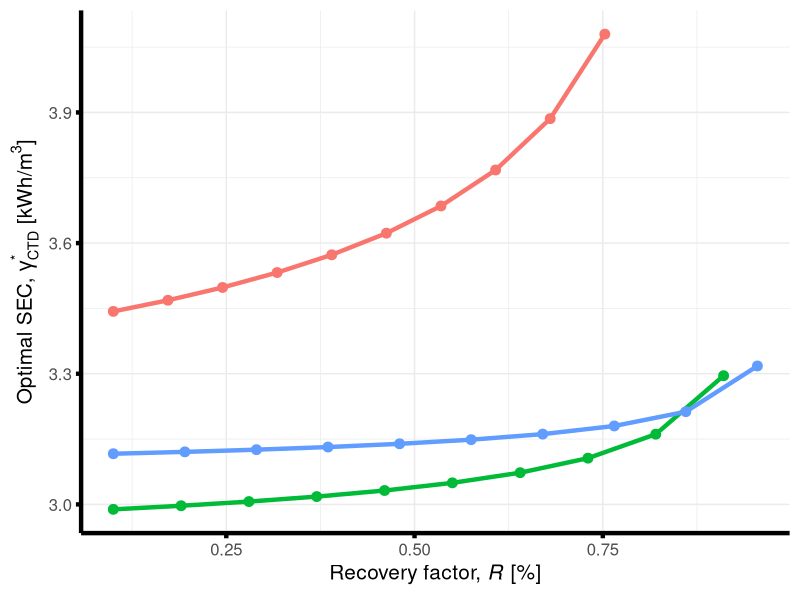

Write the R code that produced this figure.
# Load necessary libraries
library(ggplot2)
library(pracma)

# Set plot theme
theme_set(theme_minimal(base_size = 15, base_family = "serif") + theme(text = element_text(size = 15)))

# Define the data
data <- matrix(c(1, 0.0292895, 0.0074324, 2.92895e-02,
                 2, 0.113752, 0.030239, 5.68760e-02,
                 3, 0.255394, 0.074549, 8.51314e-02,
                 4, 0.391834, 0.129176, 9.79584e-02,
                 5, 0.464199, 0.16741, 9.28397e-02,
                 6, 0.463196, 0.16681, 7.71993e-02,
                 7, 0.441931, 0.154578, 6.31330e-02,
                 8, 0.41121, 0.13852, 5.14012e-02,
                 9, 0.370715, 0.11956, 4.11905e-02,
                 10, 0.320892, 0.098771, 3.20892e-02), 
               byrow = TRUE, ncol = 4)

U_ <- c(0.7, 1.0, 1.3)

# Create an empty data frame to store the results
results <- data.frame()

# Loop through each U value and compute the corresponding SEC
for (U in U_) {
  rho_w <- 1024
  eta_gb <- 0.90
  rho_ss <- 8000
  sigma_y <- 250e6
  g <- 9.81
  mu_k <- 0.0015
  A_p <- 1.5 / 3.6e11
  b <- 1.0
  tsr_u <- 3
  tsr_d <- 4
  r_f <- 9
  l_ <- r_f
  r_0 <- r_f * 0.1
  r_in <- r_0 * 0.1
  eta <- 0.9
  d_gap <- r_0 / eta - r_0
  mu_a <- 0.00103
  K_ <- 0.801
  C_f <- 35
  Pi_0 <- 2.8e6
  
  p_r <- 0.5 * data[tsr_u, 2] * rho_w * pi * r_f^2 * U^3 + 0.5 * data[tsr_d, 2] * rho_w * pi * (b * r_f)^2 * ((1 - 2 * data[tsr_u, 3]) * U)^3
  T_u <- 0.5 * data[tsr_u, 4] * rho_w * pi * r_f^3 * U^2
  T_d <- 0.5 * data[tsr_d, 4] * rho_w * pi * (b * r_f)^3 * ((1 - 2 * data[tsr_u, 3]) * U)^2
  w_u <- tsr_u * U / r_f
  w_d <- tsr_d * (1 - 2 * data[tsr_u, 3]) * U / (b * r_f)
  
  a <- pi * rho_ss * rho_w * r_0^2 * mu_k * r_in * (r_0^2 - r_in^2) * (l_ + r_0) * g / sigma_y
  b1 <- 2 * pi * mu_a * r_0^3 * l_ / d_gap
  c <- mu_k * g * r_in * rho_w * pi * r_0^2 * l_
  d <- -eta_gb * (T_u * w_u + T_d * w_d)
  
  # Solving for w_c using uniroot
  w_c_func <- function(x) a * x^3 + b1 * x^2 + c * x + d
  w_c <- uniroot(w_c_func, c(0, 1000))$root
  
  del_p <- 0.5 * rho_w * w_c^2 * (r_0^2 - r_in^2) + rho_w * g * 50
  
  R <- seq(0.1, 1 - Pi_0 / del_p, length.out = 10)
  phi <- Pi_0 - 2 * del_p
  A_m <- 2 * pi * r_0 * l_
  Q_p <- sapply(R, function(R_) {
    phi^2 * A_p * A_m / (2 * Pi_0 * log((Pi_0 + phi) / (Pi_0 + phi * (1 - R_))) / R_ - 2 * phi)
  })
  
  SEC <- (T_u * w_u + T_d * w_d) / Q_p * 2.77778e-7
  
  # Store the results
  results <- rbind(results, data.frame(U = U, R = R, SEC = SEC))
}

# Plotting
p <- ggplot(results, aes(x = R, y = SEC, color = as.factor(U))) +
  geom_line(size = 1.5) +
  geom_point(size = 3) +
  labs(x = expression(paste("Recovery factor, ", italic(R), " [%]")),
       y = expression(paste("Optimal SEC, ", gamma["CTD"]^"*", " [kWh/m"^3, "]")),
       color = expression(paste(U, "[m/s]"))) +
  theme_minimal(base_size = 15) +
  theme(
    panel.grid.major = element_line(size = 0.5),
    panel.grid.minor = element_line(size = 0.25),
    axis.line = element_line(size = 1.5),
    axis.ticks = element_line(size = 1.5),
    legend.position = "best"
  )

# Saving the plot
ggsave("optimal_sec_R.png", plot = p, dpi = 300)
